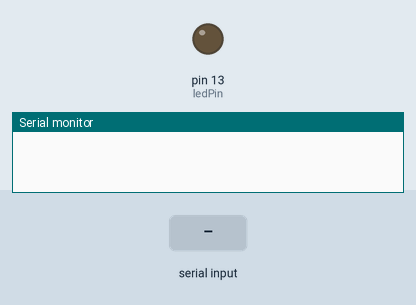
This sketch was run on a simulated Arduino Uno, built with avr-gcc and run on an emulated ATmega328P. Shown: output pins drawn as LEDs (lit = HIGH), the last lines printed to the serial monitor. Inputs (shaded band) come from the test bench.

Above: at 1.2 s.
1.3 s: "H" received over Serial
At 1.7 s:
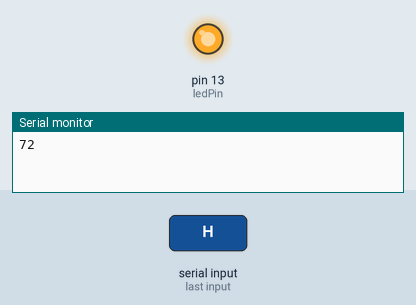
2.8 s: "L" received over Serial
At 4.0 s:
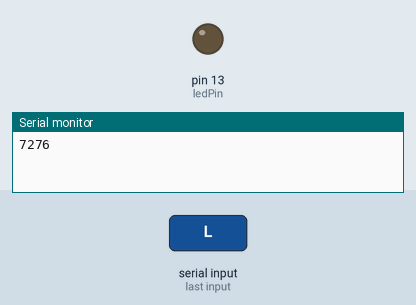
Timing chart, 0 to 5.8 s (numbered marks = the images above; inputs shaded):
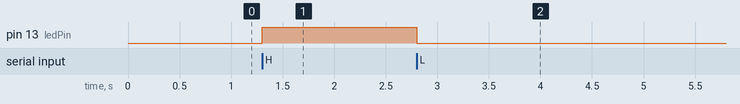

The sketch:

RX_TX_Alarm.ino
```cpp
const int ledPin = 13; // the pin that the LED is attached to
int incomingByte;      // a variable to read incoming serial data into

  void setup() {
  Serial.begin(11500);
// initialize the LED pin as an output:
  pinMode(ledPin, OUTPUT);
}

void loop() {
//  Serial.print('H');
//  delay(5000);
//  Serial.print('L');
//  delay(10000);

  if (Serial.available() > 0) {
    // read the oldest byte in the serial buffer:
    incomingByte = Serial.read();

    // if it's a capital H (ASCII 72), turn on the LED:
    if (incomingByte == 'H') {
      digitalWrite(ledPin, HIGH);
    }
    // if it's an L (ASCII 76) turn off the LED:
    if (incomingByte == 'L') {
      digitalWrite(ledPin, LOW);
    }

     Serial.print(incomingByte);
  }


}
```

Measured:
- after the input at 1.3 s, pin 13 (ledPin): LOW → HIGH at once
- after the input at 2.8 s, pin 13 (ledPin): HIGH → LOW at once
